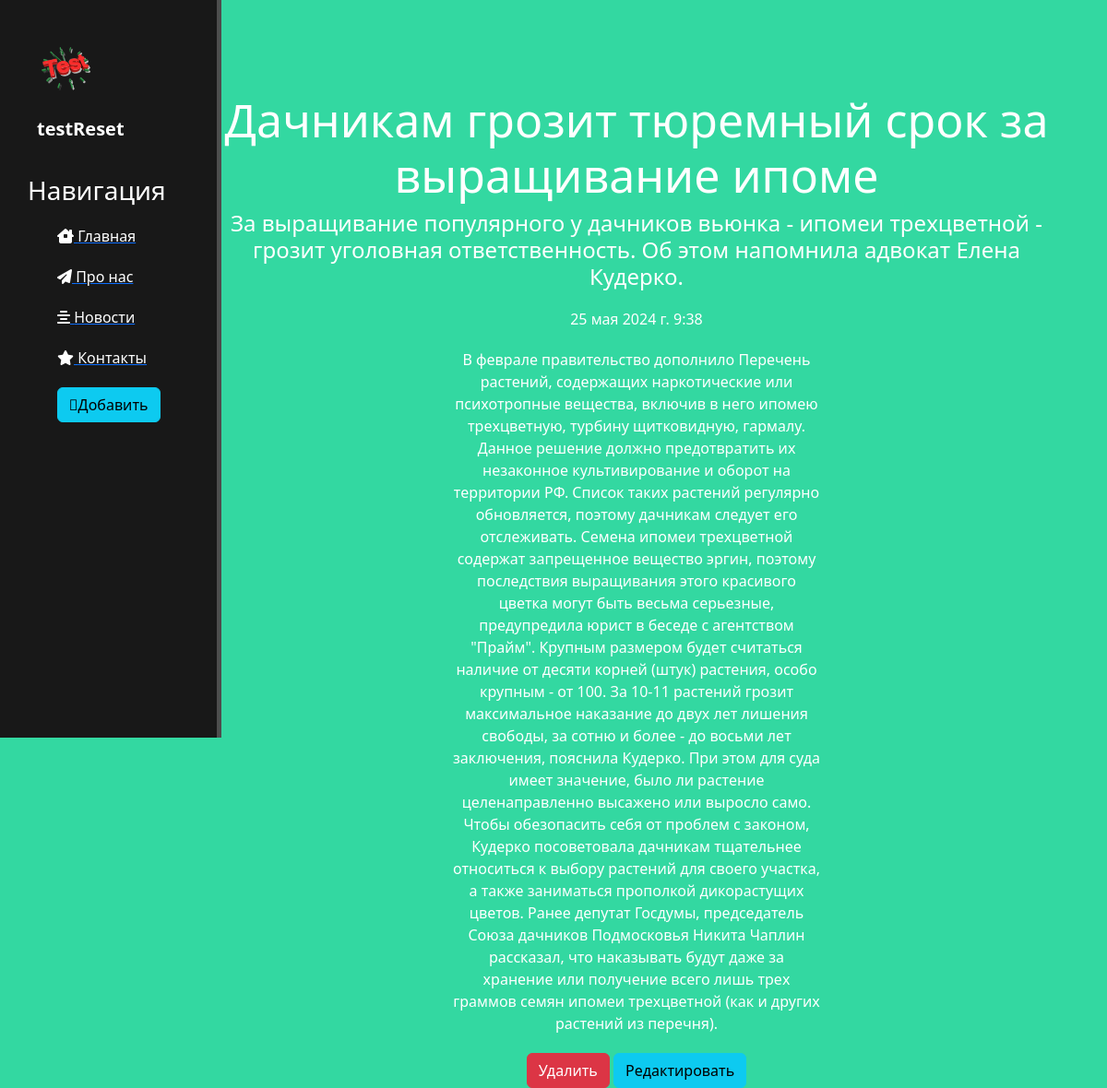
Screenshot of /news/1 with the database file from the repository.
### news/models.py (models this page shows, shortened)
class Articles(models.Model):
    title = models.CharField('Название', max_length=50)
    anons = models.CharField('Анонс', max_length=250)
    fuel_text = models.TextField('Статья')
    date = models.DateTimeField('Дата публикации')
    class Meta:
        verbose_name = 'Новость'
        verbose_name_plural = 'Новости'

### news/views.py (the view)
# urls.py: path('<int:pk>', views.NewsDetailView.as_view(), name='news-detail'),
class NewsDetailView(DetailView):
    model = Articles
    template_name = 'news/details_view.html'
    context_object_name = 'article'

### news/templates/news/details_view.html (shortened to what this page needs)
{% extends "appreset/layout.html" %}
{% block content %}
    <div class="features">
        <h1>{{ article.title }}</h1>
        <h4>{{ article.anons }}</h4>
        <p>{{ article.date }}</p>
        <p>{{ article.fuel_text }}</p>
        <a href="{% url 'news-delete' article.id %}" class="btn btn-danger" role="button">Удалить</a>
        <a href="{% url 'news-update' article.id %}" class="btn btn-info" role="button">Редактировать</a>
    </div>
{% endblock %}

### rows the page displays
Articles: title "Дачникам грозит тюремный срок за выращивание ипоме", anons "За выращивание популярного у дачников вьюнка - ипомеи трехцветной - грозит уголовная ответственность. Об этом напомнила адвокат Елена Кудерко.", date "25 мая 2024 г. 9:38", fuel_text "В феврале правительство дополнило Перечень растений, содержащих наркотические или психотропные вещества, включив в него ипомею трехцветную, турбину щитковидную, гармалу. Данное решение должно предотвратить их незаконное культивирование и оборот на территории РФ. Список таких растений регулярно обновляется, поэтому дачникам следует его отслеживать. Семена ипомеи трехцветной содержат запрещенное вещество эргин, поэтому последствия выращивания этого красивого цветка могут быть весьма серьезные, предупредила юрист в беседе с агентством \"Прайм\". Крупным размером будет считаться наличие от десяти корней (штук) растения, особо крупным - от 100. За 10-11 растений грозит максимальное наказание до…"
